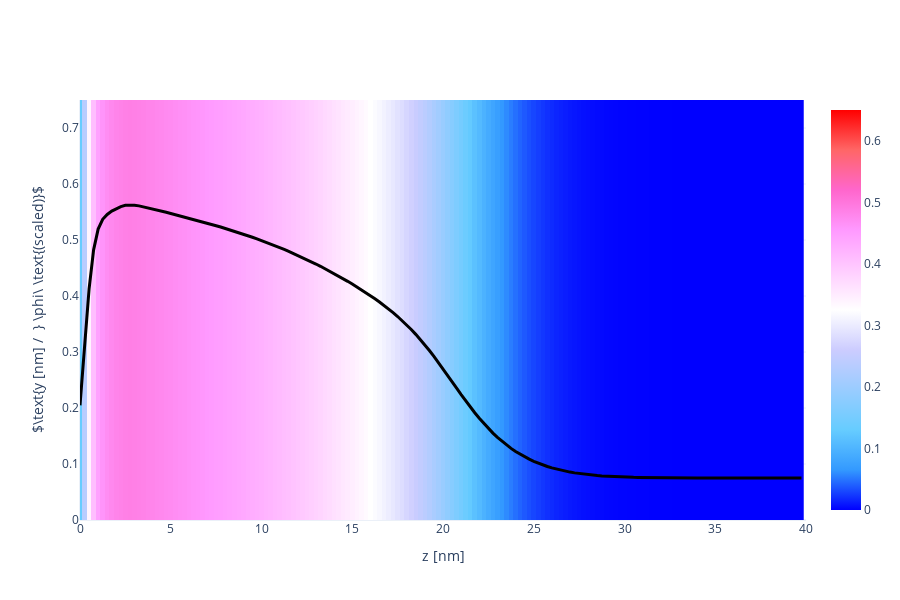

Notebook code for this chart:
### Code cell
X, Y, Z = np.array(phAr.iloc[:,0]), np.array(phAr.iloc[:,1]), np.array(phAr.iloc[:,2])
vol = np.array(phAr.iloc[:,3])
if block_Nik[0] > 1: bvols= [np.array(ph1r.iloc[:,i+3]) for i in range(block_Nik[0])]

Lz_max = 40
vol   =  vol[Z < Lz_max]
if block_Nik[0] > 1: bvols = [bvols[i][Z < Lz_max] for i in range(block_Nik[0])]
X = X[Z < Lz_max]
Y = Y[Z < Lz_max]
Z = Z[Z < Lz_max]

Nz_new = int(len(Z)/Nx/Ny)
x = [X[i*Ny*Nz_new] for i in range(Nx)]
y = [Y[j*Nz_new]    for j in range(Ny)]
z = [Z[k]           for k in range(Nz_new)]

xslice = 1
islice = int(xslice*(x[1]-x[0]))
vol  =  np.array([  vol[(islice*Ny+j)*Nz_new+k] for j in range(Ny) for k in range(Nz_new)]).reshape(Ny, Nz_new)
if block_Nik[0] > 1: bvols= [np.array([bvols[i][(islice*Ny+j)*Nz_new+k] for j in range(Ny) for k in range(Nz_new)]).reshape(Ny, Nz_new) for i in range(block_Nik[0])]

import plotly.graph_objects as go
heatmap = go.Heatmap(
            x=z, y=y, z=vol,
            zmin = 0.0, zmax = 0.65,
            colorscale= 'Picnic'
          )
overall = go.Scatter(
            x = z,
            y = 1.0*vol[int(Ny/2), :] + max(y)/2-0.3,
            line = dict(color='black', width=3)
          )
if block_Nik[0] > 1: blocks = [go.Scatter(
                                x = z,
                                y = 1.5*bvols[i][int(Ny/2),:] + max(y)/2-1,
                                line = dict(color='black', width=3, dash='dot')
                              ) for i in range(block_Nik[0])]

fname = GIT+'ph_a020x075_1D.dat'
df = pd.read_csv(fname, sep="\s+", skiprows=0)
a000x075_1d = pd.DataFrame([df.iloc[:,0], df.iloc[:,1]], index=['z', 'pha']).T

reference = go.Scatter(
                x = a000x075_1d.z,
                y = 1.5*a000x075_1d.pha + max(y)/2-1,
                line = dict(color='black', width=3, dash='dash')
            )

layout = go.Layout( xaxis_range = [0, Lz_max], yaxis_range = [0, y[-1]],
                    yaxis_title = r'$\text{y [nm] /  } \phi\ \text{(scaled)}$', xaxis_title = 'z [nm]',
                    scene_xaxis_showticklabels=True,
                    scene_yaxis_showticklabels=True,
                    scene_zaxis_showticklabels=True,
                    showlegend = False,
                    template='plotly_white', width=900, height=600)
if block_Nik[0] > 1: fig = go.Figure(data = [heatmap, overall, *blocks], layout = layout)
else: fig = go.Figure(data = [heatmap, overall], layout = layout)
# if block_Nik[0] > 1: fig = go.Figure(data = [heatmap, overall, *blocks, reference], layout = layout)
# else: fig = go.Figure(data = [heatmap, overall, reference], layout = layout)
fig.show()

### Figure 1 — Plotly figure (JSON) as saved in the notebook; plotly's stock layout.template omitted (floating-point values rounded to 4 significant figures; data arrays with more than 128 entries replaced by an {"elided": "..."} marker saying what was removed)
{"data": [{"colorscale": [[0, "rgb(0,0,255)"], [0.1, "rgb(51,153,255)"], [0.2, "rgb(102,204,255)"], [0.3, "rgb(153,204,255)"], [0.4, "rgb(204,204,255)"], [0.5, "rgb(255,255,255)"], [0.6, "rgb(255,204,255)"], [0.7, "rgb(255,153,255)"], [0.8, "rgb(255,102,204)"], [0.9, "rgb(255,102,102)"], [1, "rgb(255,0,0)"]], "type": "heatmap", "x": {"elided": "160 float values"}, "y": [0, 0.25, 0.5, 0.75], "z": {"elided": "4x160 float values"}, "zmax": 0.65, "zmin": 0}, {"line": {"color": "black", "width": 3}, "type": "scatter", "x": {"elided": "160 float values"}, "y": {"elided": "160 float values"}}], "layout": {"height": 600, "scene": {"xaxis": {"showticklabels": true}, "yaxis": {"showticklabels": true}, "zaxis": {"showticklabels": true}}, "showlegend": false, "width": 900, "xaxis": {"range": [0, 40], "title": {"text": "z [nm]"}, "type": "linear"}, "yaxis": {"range": [0, 0.75], "title": {"text": "$\\text{y [nm] /  } \\phi\\ \\text{(scaled)}$"}, "type": "linear"}}}
